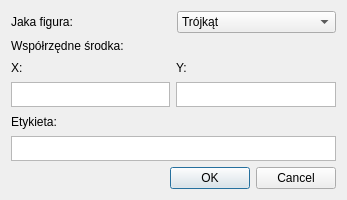
<?xml version="1.0" encoding="UTF-8"?>
<ui version="4.0">
 <class>DodajFigureDialog</class>
 <widget class="QDialog" name="DodajFigureDialog">
  <property name="geometry">
   <rect>
    <x>0</x>
    <y>0</y>
    <width>347</width>
    <height>200</height>
   </rect>
  </property>
  <property name="windowTitle">
   <string>Dialog</string>
  </property>
  <layout class="QHBoxLayout" name="horizontalLayout_2">
   <item>
    <layout class="QVBoxLayout" name="verticalLayout_5">
     <item>
      <layout class="QVBoxLayout" name="verticalLayout_4">
       <item>
        <layout class="QVBoxLayout" name="verticalLayout_3">
         <item>
          <layout class="QHBoxLayout" name="horizontalLayout">
           <item>
            <widget class="QLabel" name="label">
             <property name="text">
              <string>Jaka figura:</string>
             </property>
            </widget>
           </item>
           <item>
            <widget class="QComboBox" name="comboBox">
             <item>
              <property name="text">
               <string>Trójkąt</string>
              </property>
             </item>
             <item>
              <property name="text">
               <string>Koło</string>
              </property>
             </item>
             <item>
              <property name="text">
               <string>Pierścień</string>
              </property>
             </item>
            </widget>
           </item>
          </layout>
         </item>
         <item>
          <widget class="QLabel" name="label_2">
           <property name="text">
            <string>Współrzędne środka:</string>
           </property>
          </widget>
         </item>
        </layout>
       </item>
       <item>
        <layout class="QVBoxLayout" name="verticalLayout_2">
         <item>
          <layout class="QGridLayout" name="gridLayout">
           <item row="0" column="0">
            <widget class="QLabel" name="label_3">
             <property name="text">
              <string>X:</string>
             </property>
            </widget>
           </item>
           <item row="0" column="1">
            <widget class="QLabel" name="label_4">
             <property name="text">
              <string>Y:</string>
             </property>
            </widget>
           </item>
           <item row="1" column="0">
            <widget class="QTextEdit" name="textEdit_2">
             <property name="maximumSize">
              <size>
               <width>16777215</width>
               <height>25</height>
              </size>
             </property>
            </widget>
           </item>
           <item row="1" column="1">
            <widget class="QTextEdit" name="textEdit">
             <property name="maximumSize">
              <size>
               <width>16777215</width>
               <height>25</height>
              </size>
             </property>
            </widget>
           </item>
          </layout>
         </item>
         <item>
          <layout class="QVBoxLayout" name="verticalLayout">
           <item>
            <widget class="QLabel" name="label_5">
             <property name="text">
              <string>Etykieta:</string>
             </property>
            </widget>
           </item>
           <item>
            <widget class="QTextEdit" name="textEdit_3">
             <property name="maximumSize">
              <size>
               <width>16777215</width>
               <height>25</height>
              </size>
             </property>
            </widget>
           </item>
          </layout>
         </item>
        </layout>
       </item>
      </layout>
     </item>
     <item>
      <widget class="QDialogButtonBox" name="buttonBox">
       <property name="orientation">
        <enum>Qt::Horizontal</enum>
       </property>
       <property name="standardButtons">
        <set>QDialogButtonBox::Cancel|QDialogButtonBox::Ok</set>
       </property>
      </widget>
     </item>
    </layout>
   </item>
  </layout>
 </widget>
 <resources/>
 <connections>
  <connection>
   <sender>buttonBox</sender>
   <signal>accepted()</signal>
   <receiver>DodajFigureDialog</receiver>
   <slot>accept()</slot>
   <hints>
    <hint type="sourcelabel">
     <x>248</x>
     <y>254</y>
    </hint>
    <hint type="destinationlabel">
     <x>157</x>
     <y>274</y>
    </hint>
   </hints>
  </connection>
  <connection>
   <sender>buttonBox</sender>
   <signal>rejected()</signal>
   <receiver>DodajFigureDialog</receiver>
   <slot>reject()</slot>
   <hints>
    <hint type="sourcelabel">
     <x>316</x>
     <y>260</y>
    </hint>
    <hint type="destinationlabel">
     <x>286</x>
     <y>274</y>
    </hint>
   </hints>
  </connection>
 </connections>
</ui>
